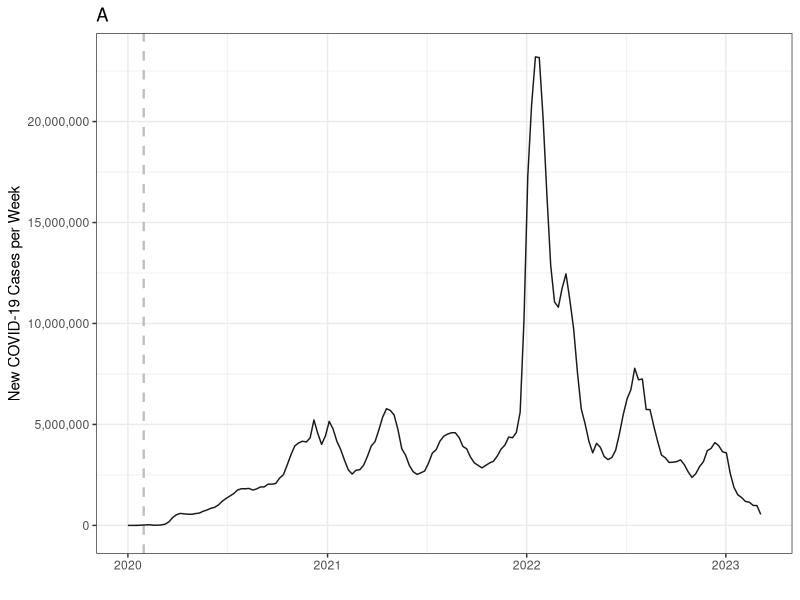
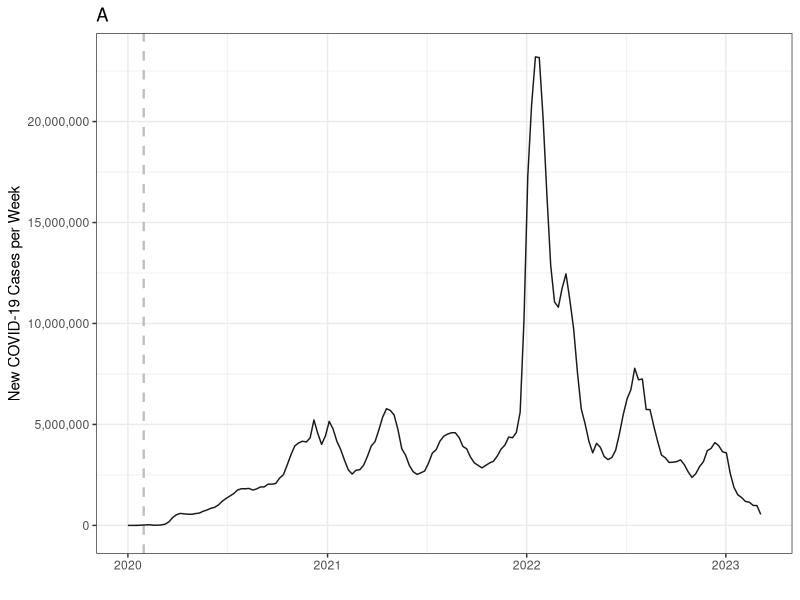

Write R code to recreate these figures, in order.
library(readr)
library(ggplot2)
library(dplyr)
library(tidyverse)
library(lubridate)

##Load data
co.raw <- read.csv("Data/covid_cases.csv")

##Mutate to pull out the cases by week
co.raw$Date <- mdy(co.raw$Date)
co.raw %>% 
  mutate(date = as.Date(Date)) %>% 
  group_by(week = isoweek(Date), year = isoyear(Date)) %>% 
  summarise(weekCases = sum(New)) -> codon

#Week calendar for duration of Covid data
data.frame(date=seq(as.Date("2020/1/1"), as.Date("2023/12/31"), by="day")) %>%
  mutate(week=isoweek(date),year=isoyear(date)) %>%
  group_by(year,week) %>%
  summarise(weekdate=min(date)) -> week_calendar2

codon %>%
  left_join(week_calendar2) -> codon

A <- ggplot(codon, aes(x = weekdate, y = weekCases)) +
  theme_bw() + 
  #geom_point(data = noco2,
  #aes(x = as.Date(Date),
  #y = weekcases, 
  #size = wordcount,
  # size = 1, 
  #color = "DON Report Word Count"),
  #color = '#ff854fff', 
  #alpha = 0.6,
  # shape = 16) +
  #labs(size = "Words per Report") +
  #scale_size_continuous(range = c(1, 15), limits = c(1,6500)) +
geom_vline(xintercept = as.numeric(as.Date("2020-01-30")), 
           color = "grey", 
           linetype = "dashed", 
           size = 0.8) +
  geom_line(color = "gray10") +
  labs(title = "A",
       x = "",
       y = "New COVID-19 Cases per Week") +
  theme(panel.background = element_blank(),
        legend.key = element_blank(),
        legend.position = "right") +
  labs(fill = "Reporting frequency") +
  scale_y_continuous(limits = c(-0.01*max(codon$weekCases), 1*max(codon$weekCases)),
                     #breaks = seq(from = 0, to = 25000000, by = 5000000),
                     labels = scales::comma_format()); A
print(A)
